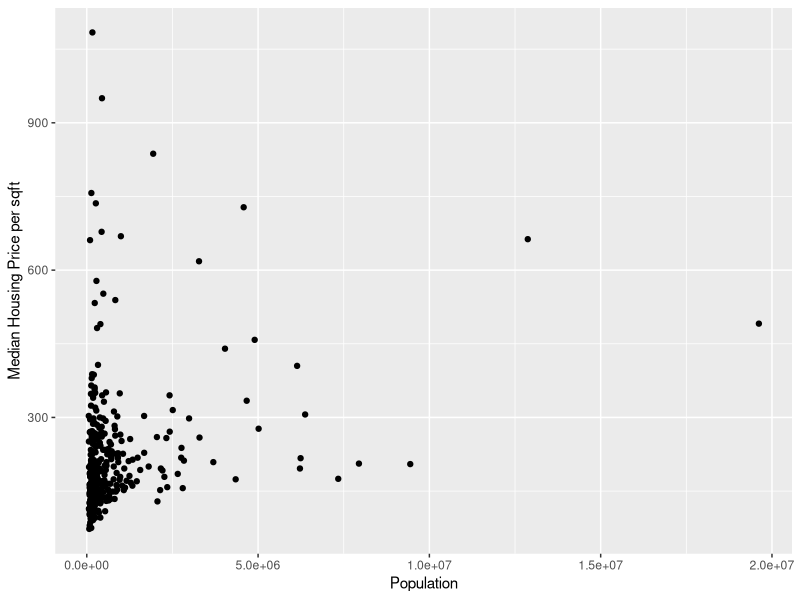

Reproduce this figure in R. (Note: this script raises an error after producing the figure.)
library(readr)
library(tidyverse)
datapermsa <- read_csv("datapermsa.csv")
Personal_Income_by_County <- read_csv("Personal Income by County.csv")
educated <- read_csv("educated.csv")
educated <- educated %>%
  select(Name, educated)

merged_data <- merge(datapermsa, Personal_Income_by_County, by = "Name", all.y = TRUE)

merged_data <- merged_data %>%
  filter(!is.na(Name))


mergeder_data <- merge(merged_data, educated, by = "Name", all.x = TRUE)

breaks <- quantile(mergeder_data$educated, probs = c(0, 1/3, 2/3, 1), na.rm = TRUE)

mergeder_data$Education_Level <- cut(mergeder_data$educated, breaks = breaks, labels = c("Low Education", "Medium Education", "High Education"), include.lowest = TRUE)


write.csv(merged_data, "new_datapermsa.csv", row.names = FALSE)
colnames(merged_data)
ggplot(merged_data, aes(x = `Population`, y = `Median Housing Price per sqft`)) +
  geom_point()

write.csv(mergeder_data, "newer_datapermsa.csv", row.names = FALSE)


#---------
df <- read_csv("newer_datapermsa.csv")
df <- df %>%
  mutate(log10_population = log10(Population))

ggplot(df, aes(x=log10_population)) + 
  geom_histogram()

ggplot(df, aes(x=log10_income)) + 
  geom_histogram() +
  labs(
    title="Log 10 Income Histogram")
    


ggplot(df, aes(x=log10(Income))) + 
  geom_histogram()

ggplot(df, aes(x=Price)) + 
  geom_histogram()
df <- df %>%
  mutate(log10_price = log10(Price))

df <- df %>%
  mutate(log10_income = log10(Income))


ggplot(df, aes(x=log10_price)) + 
  geom_histogram()



ggplot(df, aes(y = log10_income, x = log10_price)) +
  geom_point() +
  labs(title = "Income vs. Price", 
       x = "Median Personal Income (log10)",
       y = "Median Housing Price per Square Foot (log10)")

cor(df$log10_price, df$log10_income)

ggplot(df, aes(y = log10_income, x = log10_price, color = Education_Level)) +
  geom_point() +
  labs(title = "Income vs. Price with Education Level",
         x= "Median Housing Price per Square Foot (log10)",
         y= "Median Personal Income (log10)",
          color = "Education Level")


ggplot(df, aes(y = log10_income, x = log10_price, color = Region)) +
  geom_point() +
  labs(title = "Income vs. Price with Region",
       x= "Median Housing Price per Square Foot (log10)",
       y= "Median Personal Income (log10)",
       color = "Region")


all_data_model <- lm(log10_price ~ log10_population + log10_income + Education_Level + Region, data = df)
summary(all_data_model)

residuals <- residuals(all_data_model)
predicted_values <- fitted(all_data_model)

# Create a residuals vs. fitted plot with ggplot2
ggplot() +
  geom_point(aes(x = predicted_values, y = residuals)) +
  geom_hline(yintercept = 0, linetype = "dashed", color = "red") +
  labs(title = "Residuals vs. Fitted",
       x = "Fitted Values (log10_price)",
       y = "Residuals")